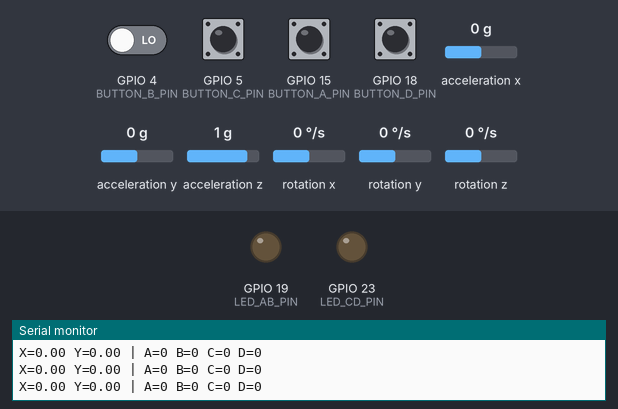
Recording of a program running on a simulated ESP32. Parts: output pins drawn as LEDs (lit = HIGH), the last lines printed to the serial monitor. The test bench sets the inputs (shaded band); at power-on: GPIO 4 (BUTTON_B_PIN), GPIO 5 (BUTTON_C_PIN), GPIO 15 (BUTTON_A_PIN), GPIO 18 (BUTTON_D_PIN) LOW, acceleration x 0 g, acceleration y 0 g, acceleration z 1 g, rotation x 0 °/s, rotation y 0 °/s, rotation z 0 °/s. EEPROM starts erased; USB keyboard and mouse output is not drawn.

Above: at 7.2 s.
7.3 s: GPIO 5 (BUTTON_C_PIN) pulled HIGH for 0.15 s
At 7.38 s:
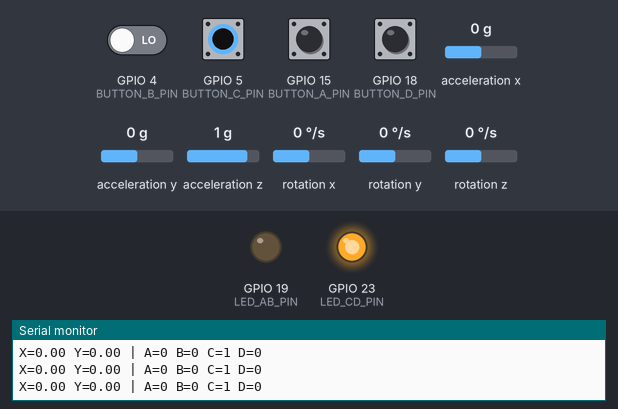
8.9 s: GPIO 4 (BUTTON_B_PIN) driven HIGH and GPIO 5 (BUTTON_C_PIN) driven HIGH
At 9.4 s:
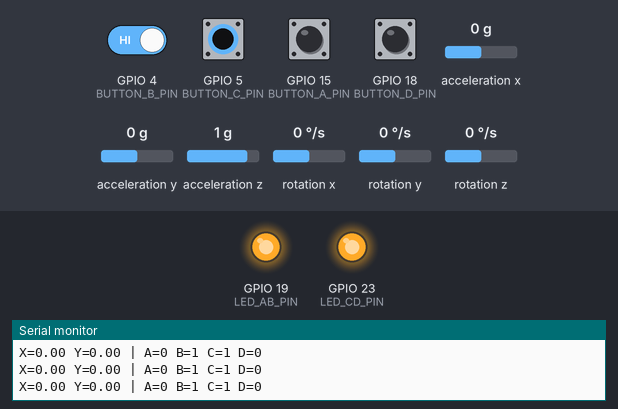
10.4 s: GPIO 4 (BUTTON_B_PIN) driven LOW
At 10.7 s:
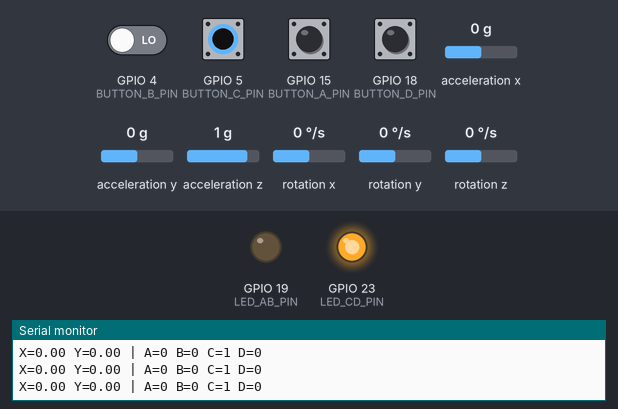
11.9 s: GPIO 4 (BUTTON_B_PIN) driven HIGH
At 13.2 s:
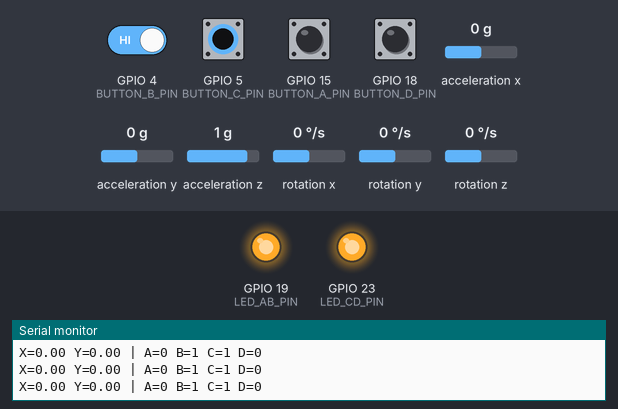
Timing chart, 0 to 14.4 s (numbered marks = the images above; inputs shaded):
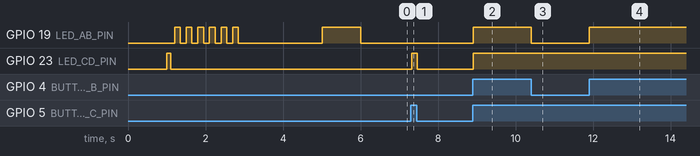

Measured:
- after the input at 7.3 s, GPIO 23 (LED_CD_PIN): LOW → HIGH at once, → LOW 0.14 s later
- after the input at 8.9 s, GPIO 19 (LED_AB_PIN), GPIO 23 (LED_CD_PIN): LOW → HIGH at once
- after the input at 10.4 s, GPIO 19 (LED_AB_PIN): HIGH → LOW at once
- after the input at 11.9 s, GPIO 19 (LED_AB_PIN): LOW → HIGH at once

The program:

main.cpp
```cpp
#include <Arduino.h>
#include <Wire.h>
#include <MPU6050_light.h>
#include <BleGamepad.h>
#include <Preferences.h>        // ESP32 NVS (non-volatile storage)

MPU6050 mpu(Wire);
BleGamepad bleGamepad;
Preferences prefs;

// Button pins
const int BUTTON_A_PIN = 15;
const int BUTTON_B_PIN = 4;
const int BUTTON_C_PIN = 5;
const int BUTTON_D_PIN = 18;

// LED pins
const int LED_AB_PIN = 19;
const int LED_CD_PIN = 23;

// Hold Button A on boot for 3 seconds to force recalibration
const int RECAL_BUTTON = BUTTON_A_PIN;
const int RECAL_HOLD_MS = 3000;

// Button state
bool buttonA_pressed = false;
bool buttonB_pressed = false;
bool buttonC_pressed = false;
bool buttonD_pressed = false;

// Tuning parameters
const float DEADZONE  = 3.0f;
const float MAX_TILT  = 45.0f;
const float ALPHA     = 0.8f;
const int   LOOP_HZ   = 50;
const int   LOOP_MS   = 1000 / LOOP_HZ;

// Filtered axis state
float joyX = 0.0f;
float joyY = 0.0f;

// ── helpers ──────────────────────────────────────────────────────────────────

float applyDeadzone(float angle) {
    if (fabsf(angle) < DEADZONE) return 0.0f;
    float sign = (angle > 0) ? 1.0f : -1.0f;
    return sign * (fabsf(angle) - DEADZONE) / (MAX_TILT - DEADZONE);
}

float clampf(float v, float lo, float hi) {
    return v < lo ? lo : (v > hi ? hi : v);
}

// ── NVS save/load ─────────────────────────────────────────────────────────────

void saveOffsets() {
    prefs.begin("mpu_cal", false);                      // open NVS namespace
    prefs.putFloat("ax", mpu.getAccXoffset());
    prefs.putFloat("ay", mpu.getAccYoffset());
    prefs.putFloat("az", mpu.getAccZoffset());
    prefs.putFloat("gx", mpu.getGyroXoffset());
    prefs.putFloat("gy", mpu.getGyroYoffset());
    prefs.putFloat("gz", mpu.getGyroZoffset());
    prefs.putBool("valid", true);
    prefs.end();
    Serial.println("[NVS] Calibration saved!");
}

bool loadOffsets() {
    prefs.begin("mpu_cal", true);                       // open read-only
    bool valid = prefs.getBool("valid", false);
    if (valid) {
        mpu.setAccOffsets(
            prefs.getFloat("ax", 0),
            prefs.getFloat("ay", 0),
            prefs.getFloat("az", 0)
        );
        mpu.setGyroOffsets(
            prefs.getFloat("gx", 0),
            prefs.getFloat("gy", 0),
            prefs.getFloat("gz", 0)
        );
        Serial.println("[NVS] Calibration loaded from storage!");
    }
    prefs.end();
    return valid;
}

// ── calibration routine ───────────────────────────────────────────────────────

void runCalibration() {
    // Blink LED_AB to signal calibration mode
    for (int i = 0; i < 6; i++) {
        digitalWrite(LED_AB_PIN, HIGH); delay(150);
        digitalWrite(LED_AB_PIN, LOW);  delay(150);
    }
    Serial.println("Calibrating — keep board FLAT and STILL for 3 seconds...");
    delay(1000);
    mpu.calcOffsets(true, true);
    saveOffsets();
    Serial.println("Calibration done and saved!");

    // Solid LED for 1 second to confirm save
    digitalWrite(LED_AB_PIN, HIGH); delay(1000);
    digitalWrite(LED_AB_PIN, LOW);
}

// ── setup ────────────────────────────────────────────────────────────────────

void setup() {
    Serial.begin(115200);
    delay(1000);

    Wire.begin(21, 22);
    Wire.setClock(400000);

    pinMode(BUTTON_A_PIN, INPUT_PULLDOWN);
    pinMode(BUTTON_B_PIN, INPUT_PULLDOWN);
    pinMode(BUTTON_C_PIN, INPUT_PULLDOWN);
    pinMode(BUTTON_D_PIN, INPUT_PULLDOWN);

    pinMode(LED_AB_PIN, OUTPUT);
    pinMode(LED_CD_PIN, OUTPUT);
    digitalWrite(LED_AB_PIN, LOW);
    digitalWrite(LED_CD_PIN, LOW);

    bleGamepad.begin();

    Serial.println("Initializing MPU6050...");
    byte status = mpu.begin();
    if (status != 0) {
        Serial.println("[ERROR] MPU6050 not found — check wiring!");
        Serial.printf("Status: %d\n", status);
        while (true) delay(1000);
    }

    // ── Check if user is holding Button A for forced recalibration ────────────
    Serial.println("Hold Button A for 3 seconds to recalibrate...");
    unsigned long holdStart = millis();
    bool forceRecal = false;

    // Flash LED_CD while waiting
    while (millis() - holdStart < RECAL_HOLD_MS) {
        digitalWrite(LED_CD_PIN, HIGH); delay(100);
        digitalWrite(LED_CD_PIN, LOW);  delay(100);
        if (digitalRead(RECAL_BUTTON) == LOW) {
            forceRecal = false;
            break;                                      // released early, skip
        }
        forceRecal = true;
    }
    digitalWrite(LED_CD_PIN, LOW);

    if (forceRecal) {
        Serial.println("[BOOT] Forced recalibration triggered!");
        runCalibration();
    } else {
        // Try to load saved offsets
        if (!loadOffsets()) {
            Serial.println("[BOOT] No saved calibration found, running first-time calibration...");
            runCalibration();
        }
    }

    Serial.println("Waiting for Bluetooth connection...");
    while (!bleGamepad.isConnected()) {
        delay(100);
        Serial.print(".");
    }
    Serial.println("\nBluetooth Connected!");
}

// ── loop ─────────────────────────────────────────────────────────────────────

void loop() {
    unsigned long t0 = millis();

    mpu.update();

    float Gx = mpu.getAccX();
    float Gy = mpu.getAccY();
    float Gz = mpu.getAccZ();

    float roll  = atan2f(Gy, Gz) * RAD_TO_DEG;
    float pitch = atan2f(-Gx, Gz) * RAD_TO_DEG;

    float rawX = clampf(applyDeadzone(roll),  -1.0f, 1.0f);
    float rawY = clampf(applyDeadzone(pitch), -1.0f, 1.0f);

    joyX = ALPHA * joyX + (1.0f - ALPHA) * rawX;
    joyY = ALPHA * joyY + (1.0f - ALPHA) * rawY;

    // Read all four buttons (Active HIGH)
    bool newButtonA = digitalRead(BUTTON_A_PIN) == HIGH;
    bool newButtonB = digitalRead(BUTTON_B_PIN) == HIGH;
    bool newButtonC = digitalRead(BUTTON_C_PIN) == HIGH;
    bool newButtonD = digitalRead(BUTTON_D_PIN) == HIGH;

    // ── LED control ──────────────────────────────────────────────────────────
    digitalWrite(LED_AB_PIN, (newButtonA || newButtonB) ? HIGH : LOW);
    digitalWrite(LED_CD_PIN, (newButtonC || newButtonD) ? HIGH : LOW);

    // ── Gamepad axes ─────────────────────────────────────────────────────────
    int8_t x_axis = (int8_t)(joyX * 127);
    int8_t y_axis = (int8_t)(joyY * 127);
    bleGamepad.setLeftThumb(x_axis, y_axis);

    // ── Gamepad buttons ──────────────────────────────────────────────────────
    if (newButtonA && !buttonA_pressed) bleGamepad.press(BUTTON_1);
    if (!newButtonA && buttonA_pressed) bleGamepad.release(BUTTON_1);

    if (newButtonB && !buttonB_pressed) bleGamepad.press(BUTTON_2);
    if (!newButtonB && buttonB_pressed) bleGamepad.release(BUTTON_2);

    if (newButtonC && !buttonC_pressed) bleGamepad.press(BUTTON_3);
    if (!newButtonC && buttonC_pressed) bleGamepad.release(BUTTON_3);

    if (newButtonD && !buttonD_pressed) bleGamepad.press(BUTTON_4);
    if (!newButtonD && buttonD_pressed) bleGamepad.release(BUTTON_4);

    buttonA_pressed = newButtonA;
    buttonB_pressed = newButtonB;
    buttonC_pressed = newButtonC;
    buttonD_pressed = newButtonD;

    Serial.printf("X=%.2f Y=%.2f | A=%d B=%d C=%d D=%d\n",
                  joyX, joyY,
                  buttonA_pressed, buttonB_pressed,
                  buttonC_pressed, buttonD_pressed);

    long elapsed = millis() - t0;
    if (elapsed < LOOP_MS) delay(LOOP_MS - elapsed);
}
```
